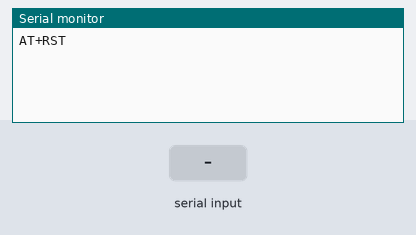
The sketch below on a simulated Arduino Uno, built with avr-gcc and run on an emulated ATmega328P. On the bench: the last lines printed to the serial monitor. Inputs (shaded band) come from the test bench.

Above: at 4.2 s.
4.3 s: "1" received over Serial
At 5.5 s:
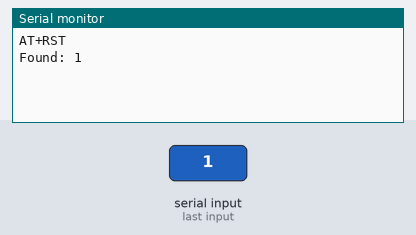
5.8 s: "0" received over Serial
At 6.8 s:
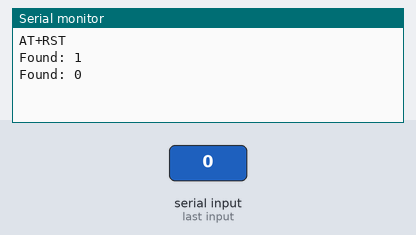
7.3 s: "2" received over Serial
At 7.9 s:
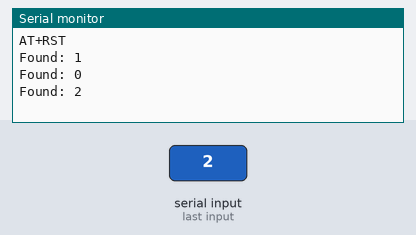

Measured:
- after the input at 4.3 s, the serial monitor: prints a new line at once (image 1)
- after the input at 5.8 s, the serial monitor: prints a new line at once (image 2)
- after the input at 7.3 s, the serial monitor: prints a new line at once (image 3)

The sketch:

sketch_oct05a.ino
```cpp
int incomingByte = 0;

void setup()
{
  Serial.begin(115200);
    Serial.println( "AT+RST\r\n" );
  delay( 3000 );

}

void loop()
{
  String content = "";
  char character;

  while(Serial.available()) {
      character = Serial.read();
      content.concat(character);
  }

  if (content != "") {
    Serial.print("Found: " );
    Serial.println(content);
  }
}
```
